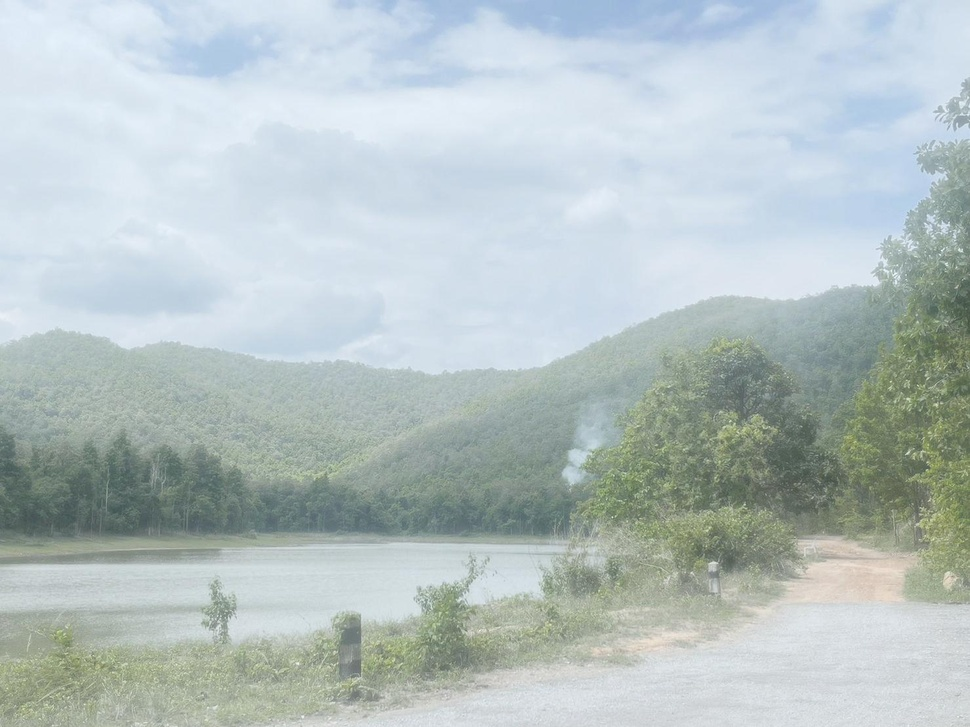
#> input picture 01-08-02-047-1_jpg.rf.da00cc0a29d0f5da8f76ac68d59b3345.jpg, 970 x 727 px, shrunk from 1479 x 1109 before the run
$ python Image_preprocessing.py
#> lines starting #> are read from the running program, lines starting #| are printed output that depends on the picture; after the words box and inside, x2 and y2 are one past the last pixel; in counts of white or black regions, pixels touching at a corner belong together
import cv2 as cv
import numpy as np
from matplotlib import pyplot as plt

img = cv.imread("01-08-02-047-1_jpg.rf.da00cc0a29d0f5da8f76ac68d59b3345.jpg", cv.IMREAD_GRAYSCALE)
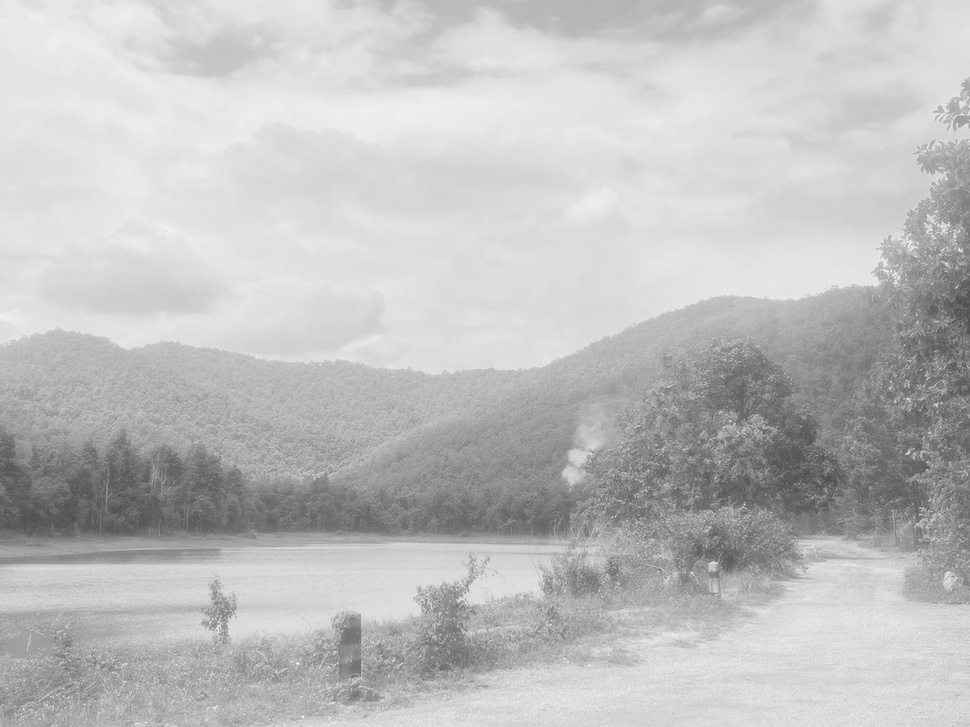
#> img: shape (727, 970); min 73, max 247, mean 190.4
assert img is not None, "file could not be read, check with os.path.exists()"
img = cv.medianBlur(img,5)

ret,th1 = cv.threshold(img,127,255,cv.THRESH_BINARY)
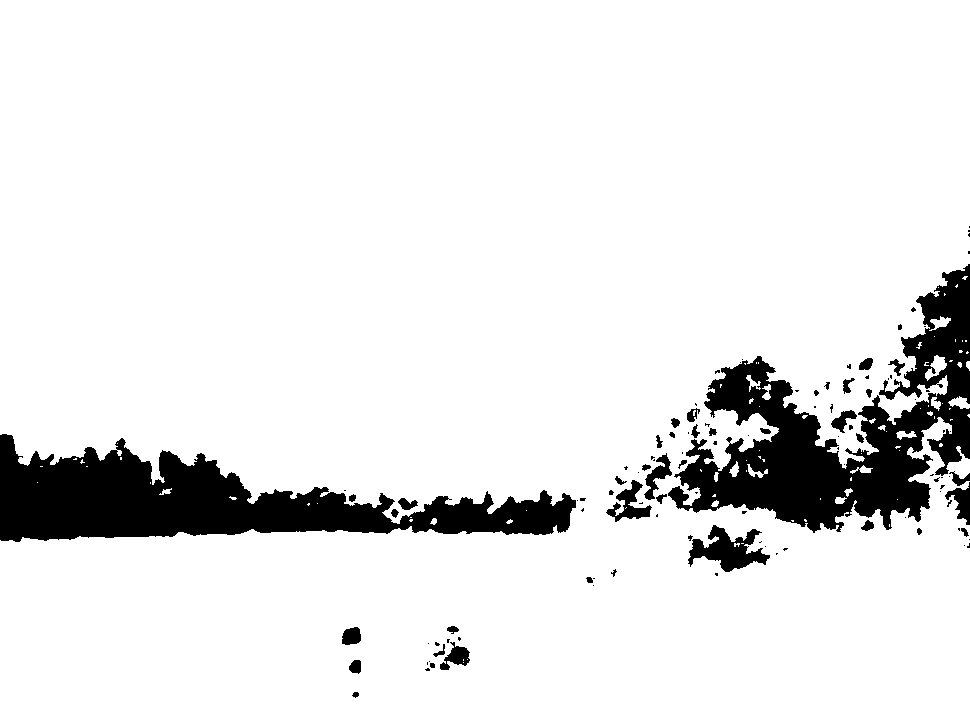
#> th1: shape (727, 970); 90.6% white; 112 black regions (70 under 20 px), largest, box (x1, y1, x2, y2) and area: (668, 264, 970, 533) 30088, (0, 434, 576, 542) 29445, (688, 525, 770, 572) 1838
th2 = cv.adaptiveThreshold(img,255,cv.ADAPTIVE_THRESH_MEAN_C,\
            cv.THRESH_BINARY,15,2.5)
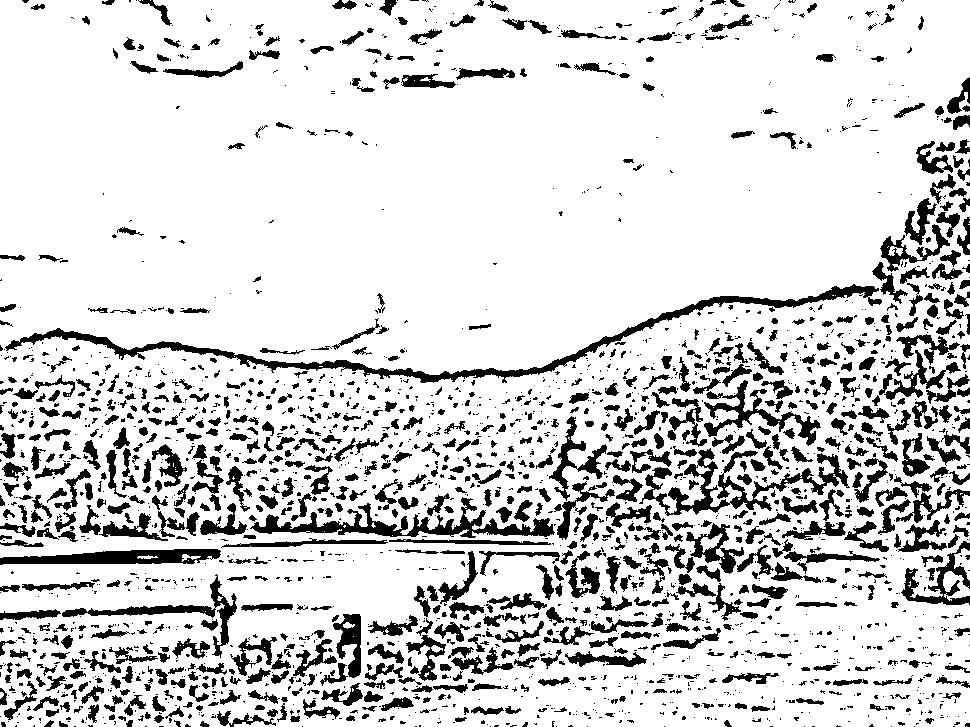
#> th2: shape (727, 970); 83.4% white; 2426 black regions (1558 under 20 px), largest, box (x1, y1, x2, y2) and area: (5, 284, 882, 383) 6068, (639, 448, 850, 516) 3538, (250, 497, 555, 538) 3495
th3 = cv.adaptiveThreshold(img,255,cv.ADAPTIVE_THRESH_GAUSSIAN_C,\
            cv.THRESH_BINARY,15,2.5)
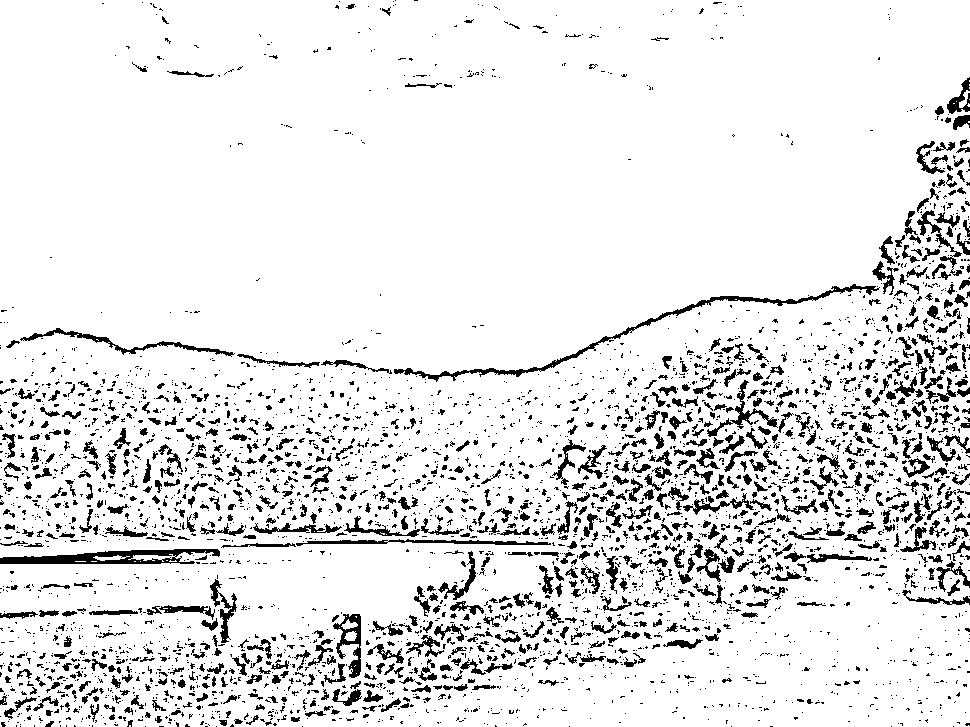
#> th3: shape (727, 970); 90.1% white; 3978 black regions (3135 under 20 px), largest, box (x1, y1, x2, y2) and area: (394, 284, 880, 382) 1983, (0, 549, 220, 564) 1801, (20, 328, 235, 357) 813

titles = ['Original Image', 'Global Thresholding (v = 127)',
            'Adaptive Mean Thresholding', 'Adaptive Gaussian Thresholding']
images = [img, th1, th2, th3]

for i in range(4):
    plt.subplot(2,2,i+1),plt.imshow(images[i],'gray')
    plt.title(titles[i])
    plt.xticks([]),plt.yticks([])
plt.show()
